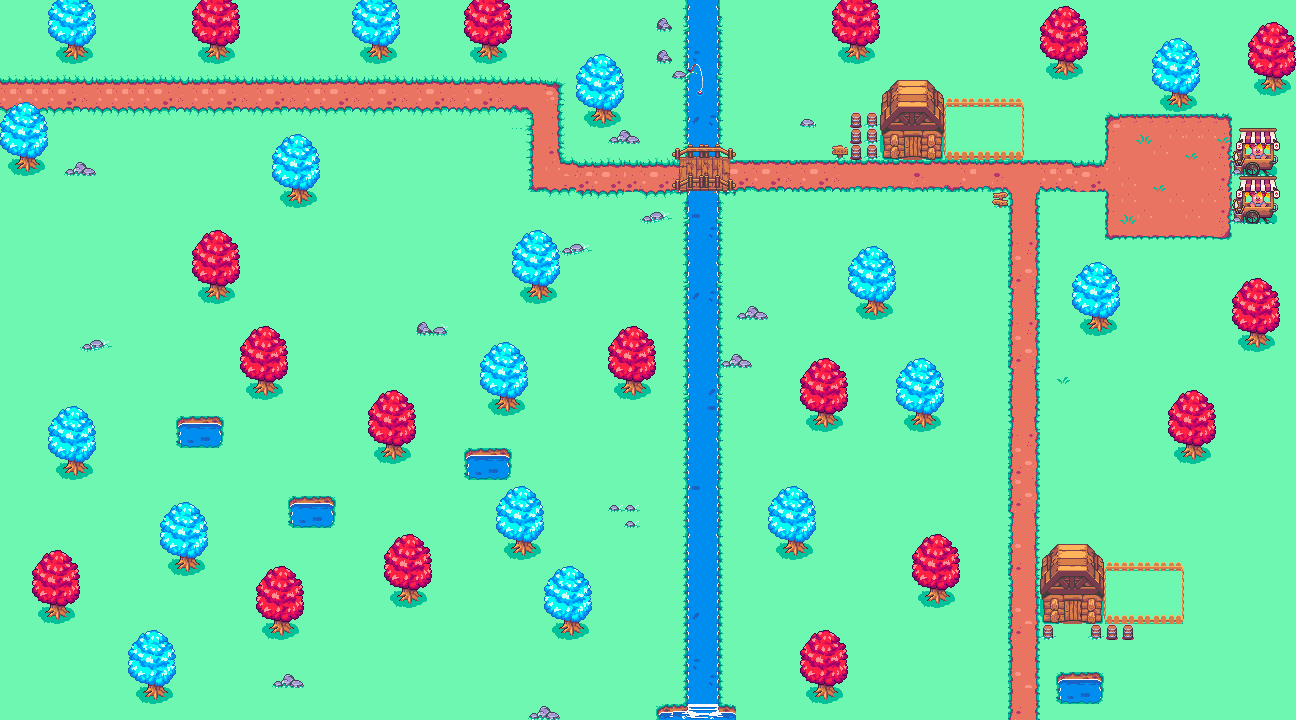

This is a level from a 2D game, rendered from its Tiled map with the project's own tilesets. A one-line summary and the map file follow, with tile-layer data summarised:
An orthogonal 81x45 tile map with 16x16 px tiles, 2 tile layers (Capa de patrones 1, Arboles).

<map version="1.4" tiledversion="1.4.2" orientation="orthogonal" renderorder="right-down" width="81" height="45" tilewidth="16" tileheight="16" infinite="0" nextlayerid="4" nextobjectid="1">
 <tileset firstgid="1" name="atlas" tilewidth="16" tileheight="16" tilecount="1024" columns="32">
  <image source="atlas.png" width="512" height="512" />
 </tileset>
 <layer id="1" name="Capa de patrones 1" width="81" height="45">
  <data>[3645 cells, 3645 non-empty, 131 distinct tile ids]</data>
 </layer>
 <layer id="2" name="Arboles" width="81" height="45">
  <data>[3645 cells, 765 non-empty, 139 distinct tile ids]</data>
 </layer>
</map>
